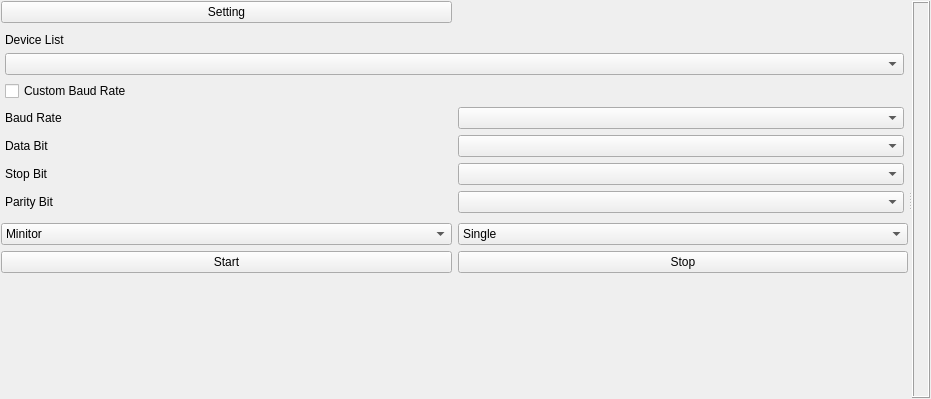
<?xml version="1.0" encoding="UTF-8"?>
<ui version="4.0">
 <class>TabPage</class>
 <widget class="QWidget" name="TabPage">
  <property name="geometry">
   <rect>
    <x>0</x>
    <y>0</y>
    <width>931</width>
    <height>399</height>
   </rect>
  </property>
  <property name="windowTitle">
   <string/>
  </property>
  <layout class="QVBoxLayout" name="verticalLayout">
   <property name="leftMargin">
    <number>1</number>
   </property>
   <property name="topMargin">
    <number>1</number>
   </property>
   <property name="rightMargin">
    <number>1</number>
   </property>
   <property name="bottomMargin">
    <number>1</number>
   </property>
   <item>
    <widget class="QSplitter" name="splitter">
     <property name="orientation">
      <enum>Qt::Horizontal</enum>
     </property>
     <widget class="QWidget" name="layoutWidget">
      <layout class="QGridLayout" name="gridLayout_3">
       <item row="0" column="0">
        <widget class="QPushButton" name="btnSetting">
         <property name="text">
          <string>Setting</string>
         </property>
        </widget>
       </item>
       <item row="1" column="0" colspan="2">
        <widget class="QStackedWidget" name="paramStackedWidget">
         <property name="currentIndex">
          <number>1</number>
         </property>
         <widget class="QWidget" name="networkPage">
          <layout class="QGridLayout" name="gridLayout">
           <property name="leftMargin">
            <number>4</number>
           </property>
           <property name="topMargin">
            <number>4</number>
           </property>
           <property name="rightMargin">
            <number>4</number>
           </property>
           <property name="bottomMargin">
            <number>4</number>
           </property>
           <item row="0" column="0">
            <widget class="QLabel" name="label">
             <property name="text">
              <string>Ip</string>
             </property>
            </widget>
           </item>
           <item row="0" column="2">
            <widget class="QLineEdit" name="editIp"/>
           </item>
           <item row="1" column="0">
            <widget class="QLabel" name="label_2">
             <property name="text">
              <string>Port</string>
             </property>
            </widget>
           </item>
           <item row="1" column="1" colspan="2">
            <widget class="QLineEdit" name="editPort"/>
           </item>
           <item row="2" column="0">
            <widget class="QLabel" name="label_3">
             <property name="text">
              <string>remote ip</string>
             </property>
            </widget>
           </item>
           <item row="2" column="1" colspan="2">
            <widget class="QLineEdit" name="editRemoteIp"/>
           </item>
           <item row="3" column="0" colspan="2">
            <widget class="QLabel" name="label_4">
             <property name="text">
              <string>remote port</string>
             </property>
            </widget>
           </item>
           <item row="3" column="2">
            <widget class="QLineEdit" name="editReomtePort"/>
           </item>
          </layout>
         </widget>
         <widget class="QWidget" name="serialportPage">
          <layout class="QGridLayout" name="gridLayout_2" rowstretch="0,1,1,1,1,1,1">
           <property name="leftMargin">
            <number>4</number>
           </property>
           <property name="topMargin">
            <number>4</number>
           </property>
           <property name="rightMargin">
            <number>4</number>
           </property>
           <property name="bottomMargin">
            <number>4</number>
           </property>
           <item row="0" column="0">
            <widget class="QLabel" name="label_5">
             <property name="text">
              <string>Device List</string>
             </property>
            </widget>
           </item>
           <item row="3" column="0">
            <widget class="QLabel" name="label_6">
             <property name="text">
              <string>Baud Rate</string>
             </property>
            </widget>
           </item>
           <item row="3" column="1">
            <widget class="QComboBox" name="cbbBaudRate"/>
           </item>
           <item row="4" column="0">
            <widget class="QLabel" name="label_7">
             <property name="text">
              <string>Data Bit</string>
             </property>
            </widget>
           </item>
           <item row="4" column="1">
            <widget class="QComboBox" name="cbbDataBit"/>
           </item>
           <item row="5" column="0">
            <widget class="QLabel" name="label_8">
             <property name="text">
              <string>Stop Bit</string>
             </property>
            </widget>
           </item>
           <item row="5" column="1">
            <widget class="QComboBox" name="cbbStopBit"/>
           </item>
           <item row="6" column="0">
            <widget class="QLabel" name="label_9">
             <property name="text">
              <string>Parity Bit</string>
             </property>
            </widget>
           </item>
           <item row="6" column="1">
            <widget class="QComboBox" name="cbbParityBit"/>
           </item>
           <item row="2" column="0" colspan="2">
            <widget class="QCheckBox" name="chbBaudRate">
             <property name="text">
              <string>Custom Baud Rate</string>
             </property>
            </widget>
           </item>
           <item row="1" column="0" colspan="2">
            <widget class="QComboBox" name="cbbDevList"/>
           </item>
          </layout>
         </widget>
        </widget>
       </item>
       <item row="2" column="0">
        <widget class="QComboBox" name="cbbStationType">
         <item>
          <property name="text">
           <string>Minitor</string>
          </property>
         </item>
         <item>
          <property name="text">
           <string>WF</string>
          </property>
         </item>
        </widget>
       </item>
       <item row="3" column="0">
        <widget class="QPushButton" name="btnStart">
         <property name="text">
          <string>Start</string>
         </property>
        </widget>
       </item>
       <item row="3" column="1">
        <widget class="QPushButton" name="btnStop">
         <property name="text">
          <string>Stop</string>
         </property>
        </widget>
       </item>
       <item row="4" column="0">
        <spacer name="verticalSpacer">
         <property name="orientation">
          <enum>Qt::Vertical</enum>
         </property>
         <property name="sizeHint" stdset="0">
          <size>
           <width>20</width>
           <height>40</height>
          </size>
         </property>
        </spacer>
       </item>
       <item row="2" column="1">
        <widget class="QComboBox" name="cbbUdpMode">
         <item>
          <property name="text">
           <string>Single</string>
          </property>
         </item>
         <item>
          <property name="text">
           <string>Broadcast</string>
          </property>
         </item>
         <item>
          <property name="text">
           <string>Multicast Group</string>
          </property>
         </item>
        </widget>
       </item>
      </layout>
     </widget>
     <widget class="QStackedWidget" name="pageStackedWidget">
      <property name="frameShape">
       <enum>QFrame::Box</enum>
      </property>
      <property name="frameShadow">
       <enum>QFrame::Raised</enum>
      </property>
     </widget>
    </widget>
   </item>
  </layout>
 </widget>
 <resources/>
 <connections/>
</ui>
